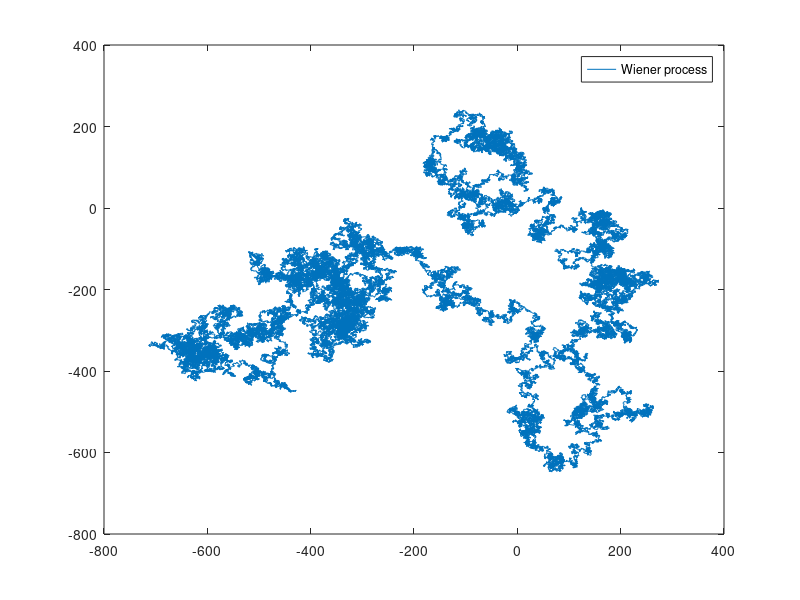

The MATLAB source for this figure:
%% 2d Wiener processes

close all, clear all, clc;

N = 250000; % number of steps

Ts = 1; % sampling time

n = [0:1:N-1]; % sampling array

DW = random ('norm', 0, Ts, 2, N); % produce an array of randomly distributed variations

W = zeros(2,N); % initalization
    
for i=2:N
    W(1,i) = W(1,i-1) + DW(1,i); % variation in the x direction
    W(2,i) = W(2,i-1) + DW(2,i); % variation in the y direction
end

plot (W(1,:), W(2,:));
legend('Wiener process');
